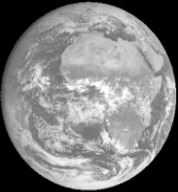
#> input picture Images/bulan.jpg, 178 x 192 px, found by its file name
$ python Sharping.py
#> lines starting #> are read from the running program, lines starting #| are printed output that depends on the picture
#> in main, image is the input picture: shape (192, 178); min 0, max 255, mean 127.4
import cv2
import numpy as np
import matplotlib.pyplot as plt

def sharpen_image(image):
    height, width = image.shape
#> height = 192; width = 178
    # Mask sharpening 3x3 dengan α = 1
    mask = np.array([[-1, -1, -1],
                     [-1, 9, -1],
                     [-1, -1, -1]])

    # Buat citra hasil dengan ukuran yang sama
    sharpened_image = np.zeros((height, width), dtype=np.uint8)

    # Lakukan konvolusi pada setiap piksel
    for i in range(1, height - 1):
        for j in range(1, width - 1):
            # Ambil bagian citra yang sesuai dengan ukuran mask
            region = image[i-1:i+2, j-1:j+2]

            # Hitung nilai piksel baru dengan konvolusi
            sharpened_pixel = 0
            for m in range(3):
                for n in range(3):
                    sharpened_pixel += region[m, n] * mask[m, n]

            # Isi nilai piksel pada citra hasil
            sharpened_image[i, j] = np.clip(sharpened_pixel, 0, 255).astype(np.uint8)
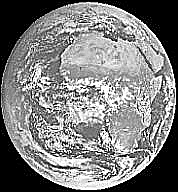
#> sharpened_image: shape (192, 178); min 0, max 255, mean 124.9

    return sharpened_image

def main():
    # Baca citra
    image = cv2.imread('Images/bulan.jpg', cv2.IMREAD_GRAYSCALE)

    # Sharpen citra
    sharpened_image = sharpen_image(image)

    # Simpan citra hasil sharpening sebagai file baru
    cv2.imwrite('Output/Operasi-Bertetangga/hasil_penajaman.jpg', sharpened_image)

    # Tampilkan panel figure
    plt.figure(figsize=(10, 5))
    plt.subplot(1, 2, 1)
    plt.imshow(cv2.cvtColor(image, cv2.COLOR_BGR2RGB))
    plt.title('Gambar Asli')
    plt.axis('off')

    plt.subplot(1, 2, 2)
    plt.imshow(cv2.cvtColor(sharpened_image, cv2.COLOR_BGR2RGB))
    plt.title('Gambar Setelah Penajaman')
    plt.axis('off')

    plt.show()
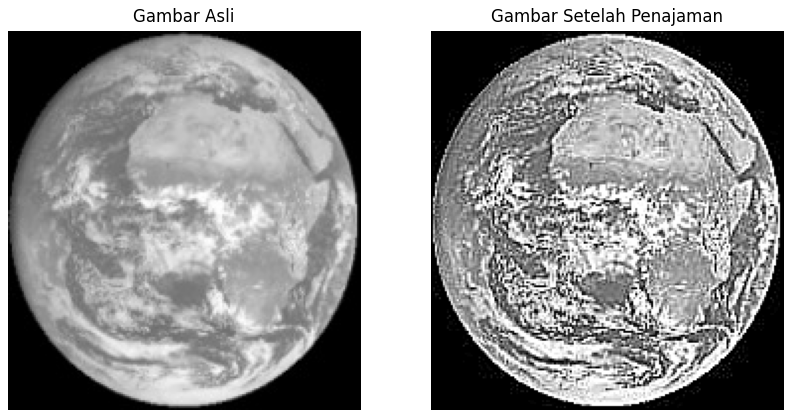
#> figure drawn by matplotlib, 2 panels

if __name__ == "__main__":
    main()

$ run again, with Images/image-1.jpg copied over Images/bulan.jpg
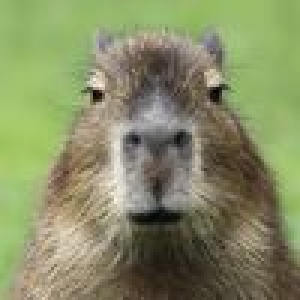
#> input picture Images/image-1.jpg, 100 x 100 px, found by its file name (shown 3 times larger)
#> after the loop in sharpen_image, `for i in range(1, height - 1):`:
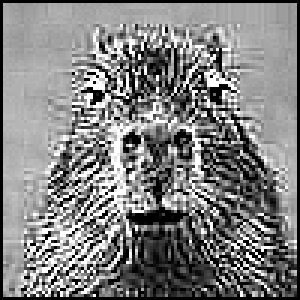
#> sharpened_image: shape (100, 100) (shown 3 times larger); min 0, max 255, mean 128.4
#> in main, `plt.show()`:
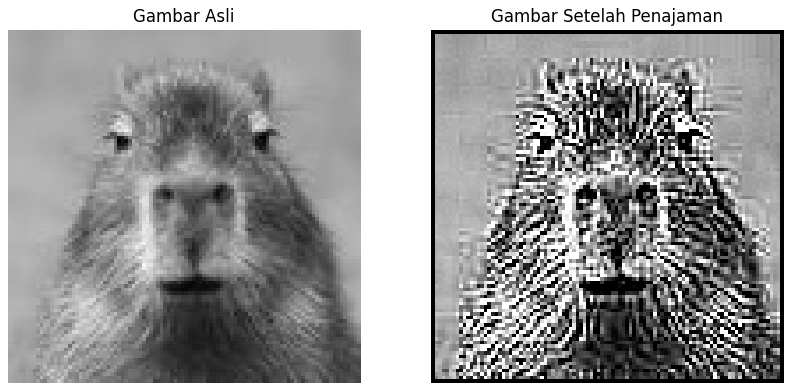
#> figure drawn by matplotlib, 2 panels
